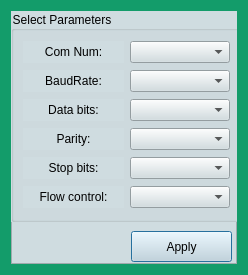
<?xml version="1.0" encoding="UTF-8"?>
<ui version="4.0">
 <class>SettingsDialog</class>
 <widget class="QDialog" name="SettingsDialog">
  <property name="geometry">
   <rect>
    <x>0</x>
    <y>0</y>
    <width>248</width>
    <height>275</height>
   </rect>
  </property>
  <property name="minimumSize">
   <size>
    <width>248</width>
    <height>275</height>
   </size>
  </property>
  <property name="maximumSize">
   <size>
    <width>248</width>
    <height>275</height>
   </size>
  </property>
  <property name="windowTitle">
   <string>Settings</string>
  </property>
  <property name="styleSheet">
   <string notr="true">background-color: rgb(19, 156, 106);</string>
  </property>
  <layout class="QHBoxLayout" name="horizontalLayout">
   <item>
    <widget class="QFrame" name="frame">
     <property name="styleSheet">
      <string notr="true">background-color: rgb(207, 220, 224);</string>
     </property>
     <property name="frameShape">
      <enum>QFrame::StyledPanel</enum>
     </property>
     <property name="frameShadow">
      <enum>QFrame::Raised</enum>
     </property>
     <widget class="QGroupBox" name="parametersBox">
      <property name="geometry">
       <rect>
        <x>0</x>
        <y>0</y>
        <width>231</width>
        <height>211</height>
       </rect>
      </property>
      <property name="title">
       <string>Select Parameters</string>
      </property>
      <layout class="QGridLayout" name="gridLayout_2">
       <item row="4" column="0">
        <widget class="QLabel" name="stopBitsLabel">
         <property name="text">
          <string>Stop bits:</string>
         </property>
         <property name="alignment">
          <set>Qt::AlignCenter</set>
         </property>
        </widget>
       </item>
       <item row="4" column="1">
        <widget class="QComboBox" name="stopBitsBox"/>
       </item>
       <item row="3" column="1">
        <widget class="QComboBox" name="parityBox"/>
       </item>
       <item row="3" column="0">
        <widget class="QLabel" name="parityLabel">
         <property name="text">
          <string>Parity:</string>
         </property>
         <property name="alignment">
          <set>Qt::AlignCenter</set>
         </property>
        </widget>
       </item>
       <item row="2" column="1">
        <widget class="QComboBox" name="dataBitsBox"/>
       </item>
       <item row="2" column="0">
        <widget class="QLabel" name="dataBitsLabel">
         <property name="text">
          <string>Data bits:</string>
         </property>
         <property name="alignment">
          <set>Qt::AlignCenter</set>
         </property>
        </widget>
       </item>
       <item row="1" column="1">
        <widget class="QComboBox" name="baudRateBox"/>
       </item>
       <item row="1" column="0">
        <widget class="QLabel" name="baudRateLabel">
         <property name="text">
          <string>BaudRate:</string>
         </property>
         <property name="alignment">
          <set>Qt::AlignCenter</set>
         </property>
        </widget>
       </item>
       <item row="5" column="0">
        <widget class="QLabel" name="flowControlLabel">
         <property name="text">
          <string>Flow control:</string>
         </property>
         <property name="alignment">
          <set>Qt::AlignCenter</set>
         </property>
        </widget>
       </item>
       <item row="5" column="1">
        <widget class="QComboBox" name="flowControlBox"/>
       </item>
       <item row="0" column="1">
        <widget class="QComboBox" name="serialPortInfoListBox"/>
       </item>
       <item row="0" column="0">
        <widget class="QLabel" name="baudRateLabel_2">
         <property name="text">
          <string>Com Num:</string>
         </property>
         <property name="alignment">
          <set>Qt::AlignCenter</set>
         </property>
        </widget>
       </item>
      </layout>
     </widget>
     <widget class="QPushButton" name="applyButton">
      <property name="geometry">
       <rect>
        <x>120</x>
        <y>220</y>
        <width>101</width>
        <height>31</height>
       </rect>
      </property>
      <property name="text">
       <string>Apply</string>
      </property>
     </widget>
    </widget>
   </item>
  </layout>
 </widget>
 <resources/>
 <connections/>
</ui>
